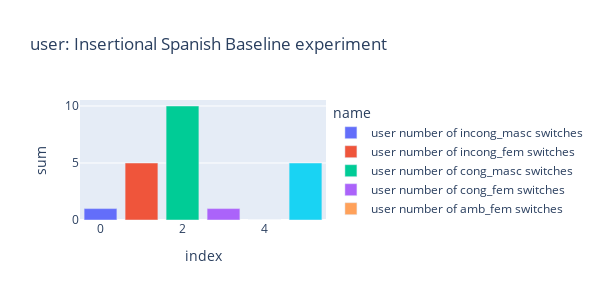
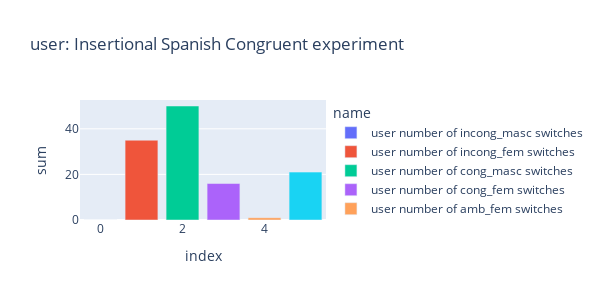
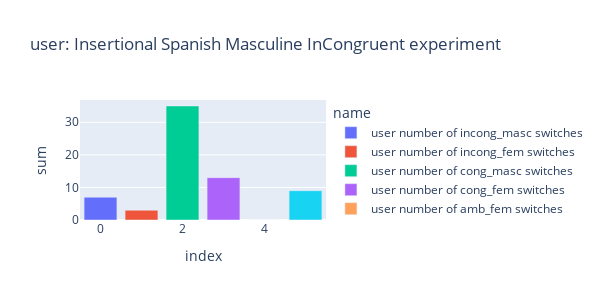
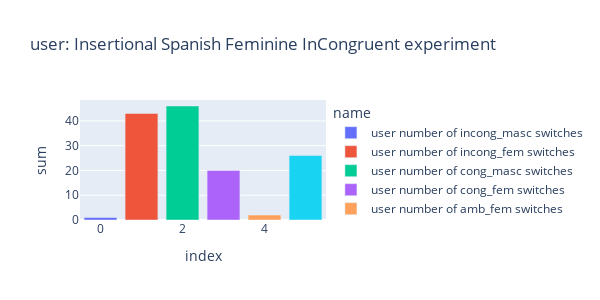

Notebook cell for these charts, in order:
### Code cell
speaker = 'user' #'user
for exp in experiments:
    exp_df = get_experiment_df([exp])

    features = [
                f'{speaker} number of incong_masc switches',
                f'{speaker} number of incong_fem switches', 
                f'{speaker} number of cong_masc switches',
                f'{speaker} number of cong_fem switches',
                f'{speaker} number of amb_fem switches',
                f'{speaker} number of amb_masc switches'
                 ]
    sums_ = []
    for f in features:
        sums_.append(sum(exp_df[f]))
    
    tmp_df = pd.DataFrame.from_dict({'sum':sums_, 'name':features})
    fig = px.bar(tmp_df,
                 y='sum',
                 color='name',
                 title=f"{speaker}: {exp} experiment",
                 width=600, height=300).show()

### Figure 1 — Plotly figure (JSON) as saved in the notebook; plotly's stock layout.template omitted (floating-point values rounded to 4 significant figures)
{"data": [{"alignmentgroup": "True", "hovertemplate": "name=user number of incong_masc switches<br>index=%{x}<br>sum=%{y}<extra></extra>", "legendgroup": "user number of incong_masc switches", "marker": {"color": "#636efa", "pattern": {"shape": ""}}, "name": "user number of incong_masc switches", "offsetgroup": "user number of incong_masc switches", "orientation": "v", "showlegend": true, "textposition": "auto", "type": "bar", "x": [0], "xaxis": "x", "y": [1], "yaxis": "y"}, {"alignmentgroup": "True", "hovertemplate": "name=user number of incong_fem switches<br>index=%{x}<br>sum=%{y}<extra></extra>", "legendgroup": "user number of incong_fem switches", "marker": {"color": "#EF553B", "pattern": {"shape": ""}}, "name": "user number of incong_fem switches", "offsetgroup": "user number of incong_fem switches", "orientation": "v", "showlegend": true, "textposition": "auto", "type": "bar", "x": [1], "xaxis": "x", "y": [5], "yaxis": "y"}, {"alignmentgroup": "True", "hovertemplate": "name=user number of cong_masc switches<br>index=%{x}<br>sum=%{y}<extra></extra>", "legendgroup": "user number of cong_masc switches", "marker": {"color": "#00cc96", "pattern": {"shape": ""}}, "name": "user number of cong_masc switches", "offsetgroup": "user number of cong_masc switches", "orientation": "v", "showlegend": true, "textposition": "auto", "type": "bar", "x": [2], "xaxis": "x", "y": [10], "yaxis": "y"}, {"alignmentgroup": "True", "hovertemplate": "name=user number of cong_fem switches<br>index=%{x}<br>sum=%{y}<extra></extra>", "legendgroup": "user number of cong_fem switches", "marker": {"color": "#ab63fa", "pattern": {"shape": ""}}, "name": "user number of cong_fem switches", "offsetgroup": "user number of cong_fem switches", "orientation": "v", "showlegend": true, "textposition": "auto", "type": "bar", "x": [3], "xaxis": "x", "y": [1], "yaxis": "y"}, {"alignmentgroup": "True", "hovertemplate": "name=user number of amb_fem switches<br>index=%{x}<br>sum=%{y}<extra></extra>", "legendgroup": "user number of amb_fem switches", "marker": {"color": "#FFA15A", "pattern": {"shape": ""}}, "name": "user number of amb_fem switches", "offsetgroup": "user number of amb_fem switches", "orientation": "v", "showlegend": true, "textposition": "auto", "type": "bar", "x": [4], "xaxis": "x", "y": [0], "yaxis": "y"}, {"alignmentgroup": "True", "hovertemplate": "name=user number of amb_masc switches<br>index=%{x}<br>sum=%{y}<extra></extra>", "legendgroup": "user number of amb_masc switches", "marker": {"color": "#19d3f3", "pattern": {"shape": ""}}, "name": "user number of amb_masc switches", "offsetgroup": "user number of amb_masc switches", "orientation": "v", "showlegend": true, "textposition": "auto", "type": "bar", "x": [5], "xaxis": "x", "y": [5], "yaxis": "y"}], "layout": {"barmode": "relative", "height": 300, "legend": {"title": {"text": "name"}, "tracegroupgap": 0}, "title": {"text": "user: Insertional Spanish Baseline experiment"}, "width": 600, "xaxis": {"anchor": "y", "autorange": true, "domain": [0, 1], "range": [-0.5, 5.5], "title": {"text": "index"}, "type": "linear"}, "yaxis": {"anchor": "x", "autorange": true, "domain": [0, 1], "range": [0, 10.53], "title": {"text": "sum"}, "type": "linear"}}}

### Figure 2 — Plotly figure (JSON) as saved in the notebook; plotly's stock layout.template omitted (floating-point values rounded to 4 significant figures)
{"data": [{"alignmentgroup": "True", "hovertemplate": "name=user number of incong_masc switches<br>index=%{x}<br>sum=%{y}<extra></extra>", "legendgroup": "user number of incong_masc switches", "marker": {"color": "#636efa", "pattern": {"shape": ""}}, "name": "user number of incong_masc switches", "offsetgroup": "user number of incong_masc switches", "orientation": "v", "showlegend": true, "textposition": "auto", "type": "bar", "x": [0], "xaxis": "x", "y": [0], "yaxis": "y"}, {"alignmentgroup": "True", "hovertemplate": "name=user number of incong_fem switches<br>index=%{x}<br>sum=%{y}<extra></extra>", "legendgroup": "user number of incong_fem switches", "marker": {"color": "#EF553B", "pattern": {"shape": ""}}, "name": "user number of incong_fem switches", "offsetgroup": "user number of incong_fem switches", "orientation": "v", "showlegend": true, "textposition": "auto", "type": "bar", "x": [1], "xaxis": "x", "y": [35], "yaxis": "y"}, {"alignmentgroup": "True", "hovertemplate": "name=user number of cong_masc switches<br>index=%{x}<br>sum=%{y}<extra></extra>", "legendgroup": "user number of cong_masc switches", "marker": {"color": "#00cc96", "pattern": {"shape": ""}}, "name": "user number of cong_masc switches", "offsetgroup": "user number of cong_masc switches", "orientation": "v", "showlegend": true, "textposition": "auto", "type": "bar", "x": [2], "xaxis": "x", "y": [50], "yaxis": "y"}, {"alignmentgroup": "True", "hovertemplate": "name=user number of cong_fem switches<br>index=%{x}<br>sum=%{y}<extra></extra>", "legendgroup": "user number of cong_fem switches", "marker": {"color": "#ab63fa", "pattern": {"shape": ""}}, "name": "user number of cong_fem switches", "offsetgroup": "user number of cong_fem switches", "orientation": "v", "showlegend": true, "textposition": "auto", "type": "bar", "x": [3], "xaxis": "x", "y": [16], "yaxis": "y"}, {"alignmentgroup": "True", "hovertemplate": "name=user number of amb_fem switches<br>index=%{x}<br>sum=%{y}<extra></extra>", "legendgroup": "user number of amb_fem switches", "marker": {"color": "#FFA15A", "pattern": {"shape": ""}}, "name": "user number of amb_fem switches", "offsetgroup": "user number of amb_fem switches", "orientation": "v", "showlegend": true, "textposition": "auto", "type": "bar", "x": [4], "xaxis": "x", "y": [1], "yaxis": "y"}, {"alignmentgroup": "True", "hovertemplate": "name=user number of amb_masc switches<br>index=%{x}<br>sum=%{y}<extra></extra>", "legendgroup": "user number of amb_masc switches", "marker": {"color": "#19d3f3", "pattern": {"shape": ""}}, "name": "user number of amb_masc switches", "offsetgroup": "user number of amb_masc switches", "orientation": "v", "showlegend": true, "textposition": "auto", "type": "bar", "x": [5], "xaxis": "x", "y": [21], "yaxis": "y"}], "layout": {"barmode": "relative", "height": 300, "legend": {"title": {"text": "name"}, "tracegroupgap": 0}, "title": {"text": "user: Insertional Spanish Congruent experiment"}, "width": 600, "xaxis": {"anchor": "y", "autorange": true, "domain": [0, 1], "range": [-0.5, 5.5], "title": {"text": "index"}, "type": "linear"}, "yaxis": {"anchor": "x", "autorange": true, "domain": [0, 1], "range": [0, 52.63], "title": {"text": "sum"}, "type": "linear"}}}

### Figure 3 — Plotly figure (JSON) as saved in the notebook; plotly's stock layout.template omitted (floating-point values rounded to 4 significant figures)
{"data": [{"alignmentgroup": "True", "hovertemplate": "name=user number of incong_masc switches<br>index=%{x}<br>sum=%{y}<extra></extra>", "legendgroup": "user number of incong_masc switches", "marker": {"color": "#636efa", "pattern": {"shape": ""}}, "name": "user number of incong_masc switches", "offsetgroup": "user number of incong_masc switches", "orientation": "v", "showlegend": true, "textposition": "auto", "type": "bar", "x": [0], "xaxis": "x", "y": [7], "yaxis": "y"}, {"alignmentgroup": "True", "hovertemplate": "name=user number of incong_fem switches<br>index=%{x}<br>sum=%{y}<extra></extra>", "legendgroup": "user number of incong_fem switches", "marker": {"color": "#EF553B", "pattern": {"shape": ""}}, "name": "user number of incong_fem switches", "offsetgroup": "user number of incong_fem switches", "orientation": "v", "showlegend": true, "textposition": "auto", "type": "bar", "x": [1], "xaxis": "x", "y": [3], "yaxis": "y"}, {"alignmentgroup": "True", "hovertemplate": "name=user number of cong_masc switches<br>index=%{x}<br>sum=%{y}<extra></extra>", "legendgroup": "user number of cong_masc switches", "marker": {"color": "#00cc96", "pattern": {"shape": ""}}, "name": "user number of cong_masc switches", "offsetgroup": "user number of cong_masc switches", "orientation": "v", "showlegend": true, "textposition": "auto", "type": "bar", "x": [2], "xaxis": "x", "y": [35], "yaxis": "y"}, {"alignmentgroup": "True", "hovertemplate": "name=user number of cong_fem switches<br>index=%{x}<br>sum=%{y}<extra></extra>", "legendgroup": "user number of cong_fem switches", "marker": {"color": "#ab63fa", "pattern": {"shape": ""}}, "name": "user number of cong_fem switches", "offsetgroup": "user number of cong_fem switches", "orientation": "v", "showlegend": true, "textposition": "auto", "type": "bar", "x": [3], "xaxis": "x", "y": [13], "yaxis": "y"}, {"alignmentgroup": "True", "hovertemplate": "name=user number of amb_fem switches<br>index=%{x}<br>sum=%{y}<extra></extra>", "legendgroup": "user number of amb_fem switches", "marker": {"color": "#FFA15A", "pattern": {"shape": ""}}, "name": "user number of amb_fem switches", "offsetgroup": "user number of amb_fem switches", "orientation": "v", "showlegend": true, "textposition": "auto", "type": "bar", "x": [4], "xaxis": "x", "y": [0], "yaxis": "y"}, {"alignmentgroup": "True", "hovertemplate": "name=user number of amb_masc switches<br>index=%{x}<br>sum=%{y}<extra></extra>", "legendgroup": "user number of amb_masc switches", "marker": {"color": "#19d3f3", "pattern": {"shape": ""}}, "name": "user number of amb_masc switches", "offsetgroup": "user number of amb_masc switches", "orientation": "v", "showlegend": true, "textposition": "auto", "type": "bar", "x": [5], "xaxis": "x", "y": [9], "yaxis": "y"}], "layout": {"barmode": "relative", "height": 300, "legend": {"title": {"text": "name"}, "tracegroupgap": 0}, "title": {"text": "user: Insertional Spanish Masculine InCongruent experiment"}, "width": 600, "xaxis": {"anchor": "y", "autorange": true, "domain": [0, 1], "range": [-0.5, 5.5], "title": {"text": "index"}, "type": "linear"}, "yaxis": {"anchor": "x", "autorange": true, "domain": [0, 1], "range": [0, 36.84], "title": {"text": "sum"}, "type": "linear"}}}

### Figure 4 — Plotly figure (JSON) as saved in the notebook; plotly's stock layout.template omitted (floating-point values rounded to 4 significant figures)
{"data": [{"alignmentgroup": "True", "hovertemplate": "name=user number of incong_masc switches<br>index=%{x}<br>sum=%{y}<extra></extra>", "legendgroup": "user number of incong_masc switches", "marker": {"color": "#636efa", "pattern": {"shape": ""}}, "name": "user number of incong_masc switches", "offsetgroup": "user number of incong_masc switches", "orientation": "v", "showlegend": true, "textposition": "auto", "type": "bar", "x": [0], "xaxis": "x", "y": [1], "yaxis": "y"}, {"alignmentgroup": "True", "hovertemplate": "name=user number of incong_fem switches<br>index=%{x}<br>sum=%{y}<extra></extra>", "legendgroup": "user number of incong_fem switches", "marker": {"color": "#EF553B", "pattern": {"shape": ""}}, "name": "user number of incong_fem switches", "offsetgroup": "user number of incong_fem switches", "orientation": "v", "showlegend": true, "textposition": "auto", "type": "bar", "x": [1], "xaxis": "x", "y": [43], "yaxis": "y"}, {"alignmentgroup": "True", "hovertemplate": "name=user number of cong_masc switches<br>index=%{x}<br>sum=%{y}<extra></extra>", "legendgroup": "user number of cong_masc switches", "marker": {"color": "#00cc96", "pattern": {"shape": ""}}, "name": "user number of cong_masc switches", "offsetgroup": "user number of cong_masc switches", "orientation": "v", "showlegend": true, "textposition": "auto", "type": "bar", "x": [2], "xaxis": "x", "y": [46], "yaxis": "y"}, {"alignmentgroup": "True", "hovertemplate": "name=user number of cong_fem switches<br>index=%{x}<br>sum=%{y}<extra></extra>", "legendgroup": "user number of cong_fem switches", "marker": {"color": "#ab63fa", "pattern": {"shape": ""}}, "name": "user number of cong_fem switches", "offsetgroup": "user number of cong_fem switches", "orientation": "v", "showlegend": true, "textposition": "auto", "type": "bar", "x": [3], "xaxis": "x", "y": [20], "yaxis": "y"}, {"alignmentgroup": "True", "hovertemplate": "name=user number of amb_fem switches<br>index=%{x}<br>sum=%{y}<extra></extra>", "legendgroup": "user number of amb_fem switches", "marker": {"color": "#FFA15A", "pattern": {"shape": ""}}, "name": "user number of amb_fem switches", "offsetgroup": "user number of amb_fem switches", "orientation": "v", "showlegend": true, "textposition": "auto", "type": "bar", "x": [4], "xaxis": "x", "y": [2], "yaxis": "y"}, {"alignmentgroup": "True", "hovertemplate": "name=user number of amb_masc switches<br>index=%{x}<br>sum=%{y}<extra></extra>", "legendgroup": "user number of amb_masc switches", "marker": {"color": "#19d3f3", "pattern": {"shape": ""}}, "name": "user number of amb_masc switches", "offsetgroup": "user number of amb_masc switches", "orientation": "v", "showlegend": true, "textposition": "auto", "type": "bar", "x": [5], "xaxis": "x", "y": [26], "yaxis": "y"}], "layout": {"barmode": "relative", "height": 300, "legend": {"title": {"text": "name"}, "tracegroupgap": 0}, "title": {"text": "user: Insertional Spanish Feminine InCongruent experiment"}, "width": 600, "xaxis": {"anchor": "y", "autorange": true, "domain": [0, 1], "range": [-0.5, 5.5], "title": {"text": "index"}, "type": "linear"}, "yaxis": {"anchor": "x", "autorange": true, "domain": [0, 1], "range": [0, 48.42], "title": {"text": "sum"}, "type": "linear"}}}
